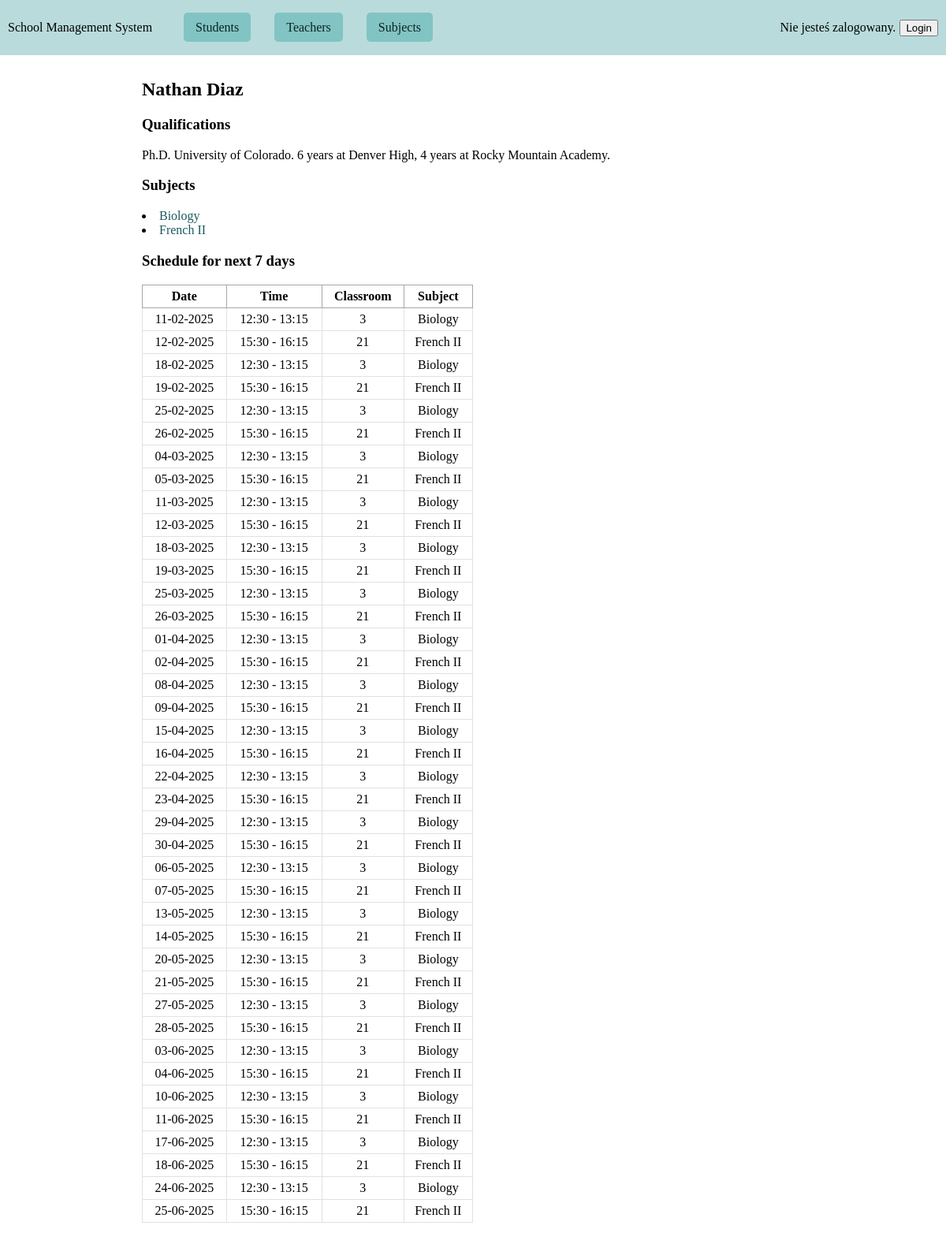
Screenshot of /data/teachers/29/ with the database file from the repository.
### schooldata/models.py (models this page shows, shortened)
class Teacher(models.Model):
    first_name = models.CharField(max_length=32,null=False, blank=False)
    last_name = models.CharField(max_length=32,null=False, blank=False)
    hired = models.DateField(null=False, blank=False)
    qualifications = models.TextField(null=False, blank=False)
    subjects = models.ManyToManyField("Subject", related_name="teachers_of_subject")
    user = models.OneToOneField(User, on_delete=models.CASCADE, null=True, blank=True)
    class Meta:
        ordering = ['last_name', 'first_name']
    def __str__(self):
        return f"{self.first_name} {self.last_name}"

class Subject(models.Model):
    name = models.CharField(max_length=100, null=False, blank=False)
    level = models.IntegerField(choices=LEVELS, default=0)
    description = models.TextField(null=False, blank=False)
    students = models.ManyToManyField(Student, related_name="subjects")
    teachers = models.ManyToManyField(Teacher, related_name="subjects_taught")
    class Meta:
        unique_together = ('name', 'level')
        ordering = ['name', '-level']

class Schedule(models.Model):
    class_room = models.ForeignKey(ClassRoom, on_delete=models.CASCADE)
    teacher = models.ForeignKey(Teacher, on_delete=models.CASCADE)
    subject = models.ForeignKey(Subject, on_delete=models.CASCADE)
    date = models.DateField(null=False, blank=False)
    time = models.TimeField(null=False, blank=False)
    end_time = models.TimeField(null=True, blank=True)
    recurring = models.BooleanField(default=False)
    end_date = models.DateField(null=True, blank=True)
    class Meta:
        unique_together = ('class_room', 'date','time')
        ordering = ['class_room', '-date', 'time']
        indexes = [
            Index(fields=['class_room', 'date']),
        ]

class ClassRoom(models.Model):
    room_number = models.IntegerField(primary_key=True,null=False, blank=False, unique=True)
    seats = models.IntegerField(null=False, blank=False)
    beamer = models.BooleanField(default=False)
    lab = models.IntegerField(choices=LAB, default=0)
    class Meta:
        ordering = ['room_number']
        constraints = [
            CheckConstraint(check=Q(seats__gt=0), name='seats_gt_zero'),
        ]
        indexes = [
            Index(fields=['room_number']),
        ]

### schooldata/views.py (the view)
# urls.py: path("teachers/<int:pk>/", TeacherDetailView.as_view(), name="teacher-details"),
class TeacherDetailView(DetailView):
    model = Teacher
    template_name = "schooldata/teacher_detail.html"
    context_object_name = "teacher"
    def get_queryset(self):
        return Teacher.objects.prefetch_related("subjects_taught")
    def get_context_data(self, **kwargs):
        today = date.today()
        context = super().get_context_data(**kwargs)
        teacher = self.object
        context['subjects'] = teacher.subjects_taught.all()
        context['schedules'] = (Schedule.objects.filter(teacher=teacher).filter(date__lte=today+timedelta(days=7))
                                .select_related("class_room", "subject").order_by("date", "time"))
        return context

### schooldata/templates/schooldata/teacher_detail.html (shortened to what this page needs)
{% extends 'schooldata/base.html' %}
{% block content %}
        <div class="content">
                <h2>{{teacher}}</h2>
                <h3>Qualifications</h3>
                {{teacher.qualifications}}
                <h3>Subjects</h3>
                    {% for subject in subjects %}
                        <li><a href="{% url 'subjects-details' subject.id %}" class="data-link">{{ subject.name }}</a></li>
                    {% empty %}
                        <li>No subjects available.</li>
                    {% endfor %}
                 <h3>Schedule for next 7 days</h3>
                    <table class="schedule-table">
                        <thead>
                            <tr>
                                <th>Date</th>
                                <th>Time</th>
                                <th>Classroom</th>
                                <th>Subject</th>
                            </tr>
                        </thead>
                        <tbody>
                            {% for schedule in schedules %}
                                <tr>
                                    <td>{{schedule.date|date:"d-m-Y"}}</td>
                                    <td>{{schedule.time|time:"H:i"}} - {{schedule.end_time|time:"H:i"}}</td>
                                    <td>{{schedule.class_room.room_number}}</td>
                                    <td>{{schedule.subject.name}}</td>
                                </tr>
                            {% endfor %}
                        </tbody>
                    </table>
        </div>
{% endblock %}

### schooldata/static/styles.css (style rules this page uses)
body { margin: 0; }
.content { width: 70%; margin: auto; margin-bottom: 100px; }
.data-link { text-decoration: none; text-effect: none; color: #1c5961; }
.schedule-table { width: 50%; border-collapse: collapse; border-width: 1px; border-style: solid; border-color: #a6a6a6; }
.schedule-table th { text-align: center; border-width: 1px; border-style: solid; border-color: #a6a6a6; padding: 5px; }
.schedule-table td { border-width: 1px; border-style: solid; border-color: #e1e1e1; padding: 5px; text-align: center; }

### rows the page displays
Teacher: first_name+last_name "Nathan Diaz", qualifications "Ph.D. University of Colorado. 6 years at Denver High, 4 years at Rocky Mountain Academy."
Subject: name "Biology"
Subject: name "French II"
Schedule: date "11-02-2025", time "12:30", end_time "13:15", class_room.room_number "3", subject.name "Biology"
Schedule: date "12-02-2025", time "15:30", end_time "16:15", class_room.room_number "21", subject.name "French II"
Schedule: date "18-02-2025", time "12:30", end_time "13:15", class_room.room_number "3", subject.name "Biology"
Schedule: date "19-02-2025", time "15:30", end_time "16:15", class_room.room_number "21", subject.name "French II"
Schedule: date "25-02-2025", time "12:30", end_time "13:15", class_room.room_number "3", subject.name "Biology"
Schedule: date "26-02-2025", time "15:30", end_time "16:15", class_room.room_number "21", subject.name "French II"
Schedule: date "04-03-2025", time "12:30", end_time "13:15", class_room.room_number "3", subject.name "Biology"
Schedule: date "05-03-2025", time "15:30", end_time "16:15", class_room.room_number "21", subject.name "French II"
Schedule: date "11-03-2025", time "12:30", end_time "13:15", class_room.room_number "3", subject.name "Biology"
Schedule: date "12-03-2025", time "15:30", end_time "16:15", class_room.room_number "21", subject.name "French II"
Schedule: date "18-03-2025", time "12:30", end_time "13:15", class_room.room_number "3", subject.name "Biology"
Schedule: date "19-03-2025", time "15:30", end_time "16:15", class_room.room_number "21", subject.name "French II"
Schedule: date "25-03-2025", time "12:30", end_time "13:15", class_room.room_number "3", subject.name "Biology"
Schedule: date "26-03-2025", time "15:30", end_time "16:15", class_room.room_number "21", subject.name "French II"
Schedule: date "01-04-2025", time "12:30", end_time "13:15", class_room.room_number "3", subject.name "Biology"
Schedule: date "02-04-2025", time "15:30", end_time "16:15", class_room.room_number "21", subject.name "French II"
Schedule: date "08-04-2025", time "12:30", end_time "13:15", class_room.room_number "3", subject.name "Biology"
Schedule: date "09-04-2025", time "15:30", end_time "16:15", class_room.room_number "21", subject.name "French II"
Schedule: date "15-04-2025", time "12:30", end_time "13:15", class_room.room_number "3", subject.name "Biology"
Schedule: date "16-04-2025", time "15:30", end_time "16:15", class_room.room_number "21", subject.name "French II"
Schedule: date "22-04-2025", time "12:30", end_time "13:15", class_room.room_number "3", subject.name "Biology"
Schedule: date "23-04-2025", time "15:30", end_time "16:15", class_room.room_number "21", subject.name "French II"
Schedule: date "29-04-2025", time "12:30", end_time "13:15", class_room.room_number "3", subject.name "Biology"
Schedule: date "30-04-2025", time "15:30", end_time "16:15", class_room.room_number "21", subject.name "French II"
Schedule: date "06-05-2025", time "12:30", end_time "13:15", class_room.room_number "3", subject.name "Biology"
Schedule: date "07-05-2025", time "15:30", end_time "16:15", class_room.room_number "21", subject.name "French II"
Schedule: date "13-05-2025", time "12:30", end_time "13:15", class_room.room_number "3", subject.name "Biology"
Schedule: date "14-05-2025", time "15:30", end_time "16:15", class_room.room_number "21", subject.name "French II"
Schedule: date "20-05-2025", time "12:30", end_time "13:15", class_room.room_number "3", subject.name "Biology"
Schedule: date "21-05-2025", time "15:30", end_time "16:15", class_room.room_number "21", subject.name "French II"
Schedule: date "27-05-2025", time "12:30", end_time "13:15", class_room.room_number "3", subject.name "Biology"
Schedule: date "28-05-2025", time "15:30", end_time "16:15", class_room.room_number "21", subject.name "French II"
Schedule: date "03-06-2025", time "12:30", end_time "13:15", class_room.room_number "3", subject.name "Biology"
Schedule: date "04-06-2025", time "15:30", end_time "16:15", class_room.room_number "21", subject.name "French II"
Schedule: date "10-06-2025", time "12:30", end_time "13:15", class_room.room_number "3", subject.name "Biology"
Schedule: date "11-06-2025", time "15:30", end_time "16:15", class_room.room_number "21", subject.name "French II"
Schedule: date "17-06-2025", time "12:30", end_time "13:15", class_room.room_number "3", subject.name "Biology"
Schedule: date "18-06-2025", time "15:30", end_time "16:15", class_room.room_number "21", subject.name "French II"
Schedule: date "24-06-2025", time "12:30", end_time "13:15", class_room.room_number "3", subject.name "Biology"
Schedule: date "25-06-2025", time "15:30", end_time "16:15", class_room.room_number "21", subject.name "French II"
